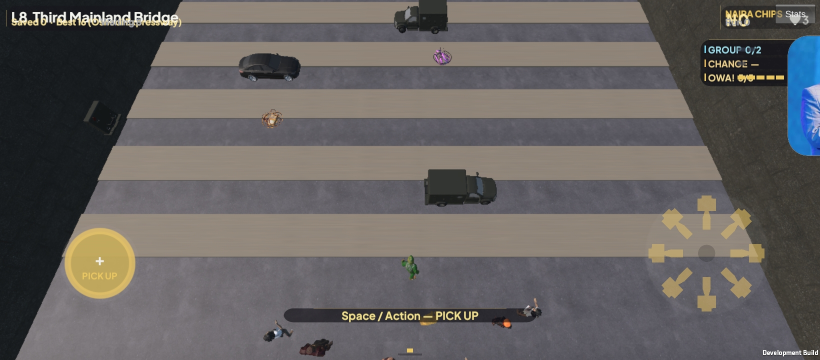
#> input picture reference/levels/L08_phone_landscape.jpg, 1640 x 720 px (shown at 1/2 size)
$ python prep_bg.py
#> lines starting #> are read from the running program, lines starting #| are printed output that depends on the picture
"""Builds mockup backgrounds from REAL in-game captures in reference/levels/.
The old prototype HUD baked into L08_phone_landscape.jpg is removed by inpainting (cv2.INPAINT_TELEA)."""
import cv2, numpy as np, os
R = os.path.join(os.path.dirname(os.path.dirname(os.path.abspath(__file__))))
src = cv2.imread(f"{R}/reference/levels/L08_phone_landscape.jpg")  # 1640x720
#> src is the input picture: shape (720, 1640, 3); mean B, G, R 95.7, 97.3, 100.9
m = np.zeros(src.shape[:2], np.uint8)
for x0,y0,x1,y1 in [(0,0,400,64),(1385,0,1640,232),(1555,0,1640,325),(115,440,288,612),(1288,386,1542,634),(555,608,1080,654),(1510,688,1640,720),(785,690,855,714)]:
    m[y0:y1, x0:x1] = 255
clean = cv2.inpaint(src, m, 9, cv2.INPAINT_TELEA)
cv2.imwrite(f"{R}/assets/bg/l08_clean.png", clean)

TOP = 200  # HUD row (176) + gap: no active lane above this line
def frame(img, W, H, _x0=None, _shift=None):
    """Scale the capture so the whole road fits H-TOP, centre the road (x=820 in the capture),
    extend the dark shoulders sideways (reflect), and fill the top TOP px with the far shoulder
    stretched + darkened (camera-aim proposal: far curb below the HUD row)."""
#> called with W = 1920, H = 1080, _x0 = 180, _shift = 140
    s = (H - TOP) / img.shape[0]
#> s = 1.22
    sc = cv2.resize(img, (round(img.shape[1] * s), H - TOP), interpolation=cv2.INTER_CUBIC)
    off = W // 2 - round(820 * s)
#> off = -42
    left, right = max(0, off), max(0, W - off - sc.shape[1])
#> left = 0; right = 0
    sc = cv2.copyMakeBorder(sc, 0, 0, left, right, cv2.BORDER_REFLECT)
    x = left - off
#> x = 42
    body = sc[:, x:x + W]
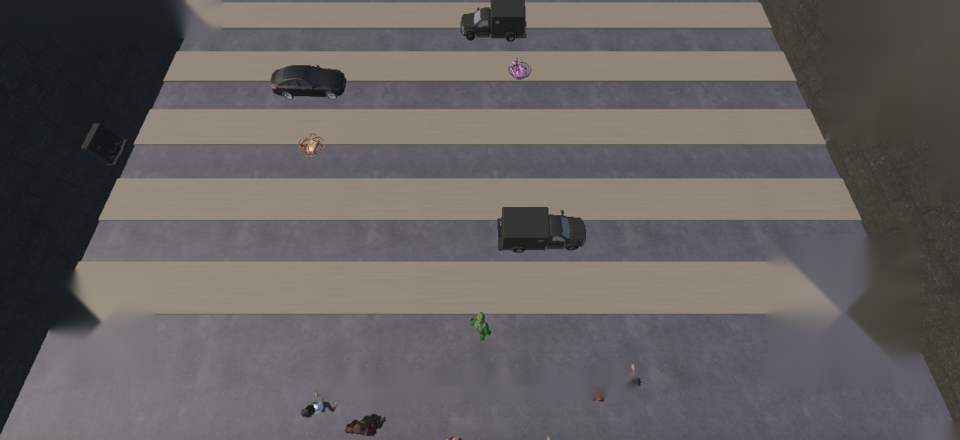
#> body: shape (880, 1920, 3) (shown at 1/2 size); mean B, G, R 95.6, 96.2, 100.3
    row = cv2.blur(body[:4], (241, 1))           # wide horizontal blur: no car/prop smear
    top = cv2.resize(row, (W, TOP), interpolation=cv2.INTER_LINEAR)
    grad = np.linspace(0.18, 0.55, TOP)[:, None, None]
    return np.vstack([(top * grad).astype(np.uint8), body])
hd = frame(clean, 1920, 1080, 180, 140); cv2.imwrite(f"{R}/assets/bg/hud_desktop.png", hd)
hp = frame(clean, 2340, 1080, 20, 140);  cv2.imwrite(f"{R}/assets/bg/hud_phone.png", hp)
#> call 2 of frame, with W = 2340, H = 1080, _x0 = 20, _shift = 140
#> in frame (call 2), `sc = cv2.copyMakeBorder(sc, 0, 0, left, right, cv2.BORDER_REFLECT)`:
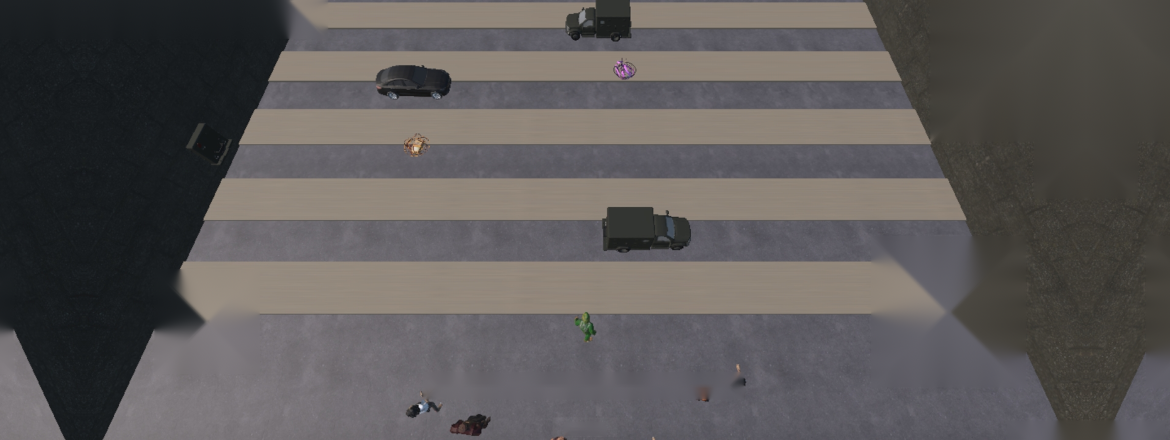
#> sc: shape (880, 2340, 3) (shown at 1/2 size); mean B, G, R 87.6, 88.3, 91.6
#> in frame (call 2), `top = cv2.resize(row, (W, TOP), interpolation=cv2.INTER_LINEAR)`:
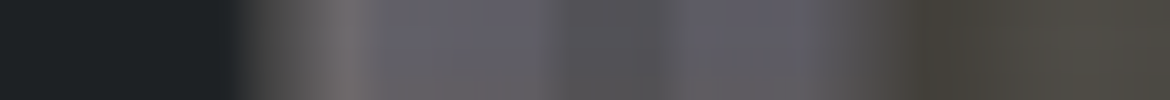
#> top: shape (200, 2340, 3) (shown at 1/2 size); mean of channels 0, 1, 2 74.3, 72.2, 73; drawn as B, G, R
#> in frame (call 2), `return np.vstack([(top * grad).astype(np.uint8), body])`:
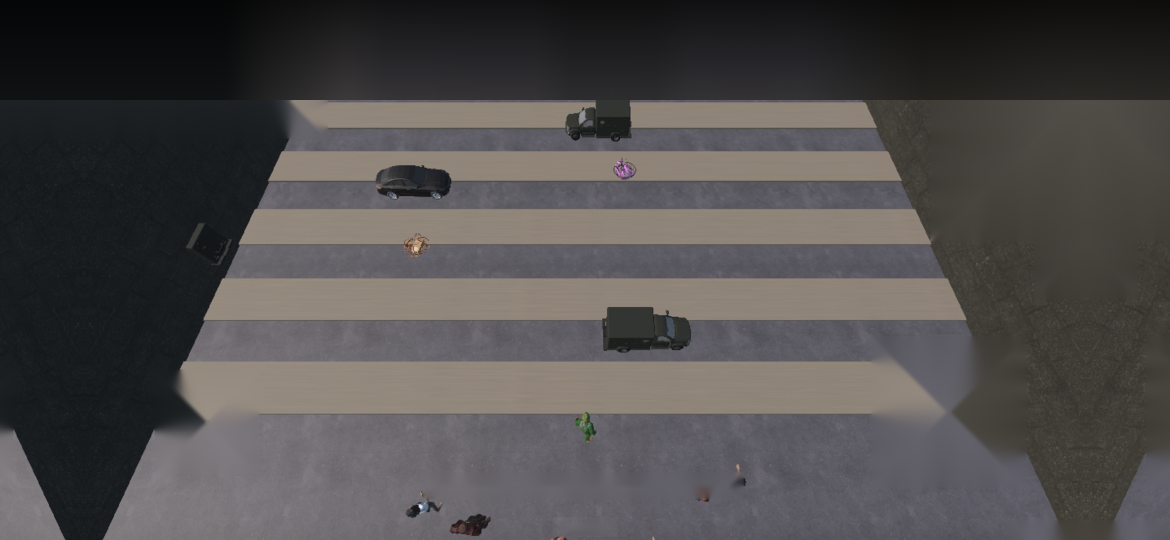
#> returned value: shape (1080, 2340, 3) (shown at 1/2 size); mean of channels 0, 1, 2 76.3, 76.7, 79.5; drawn as B, G, R
for name, W in (("desktop",1920),("phone",2340)):
    base = hd if W == 1920 else hp
    cv2.imwrite(f"{R}/assets/bg/home_{name}.png", cv2.GaussianBlur(base, (0,0), 5))
    cv2.imwrite(f"{R}/assets/bg/gameover_{name}.png", cv2.GaussianBlur(base, (0,0), 16))
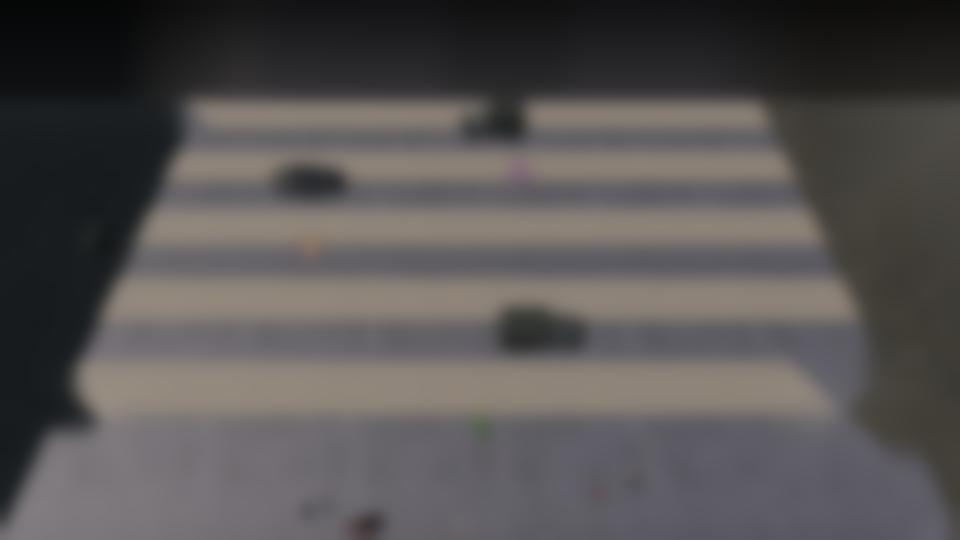
#> saved as gameover_desktop.png: shape (1080, 1920, 3) (shown at 1/2 size); mean B, G, R 83.1, 83.4, 86.9
    goal = cv2.imread(f"{R}/reference/levels/L01c_goal.png")
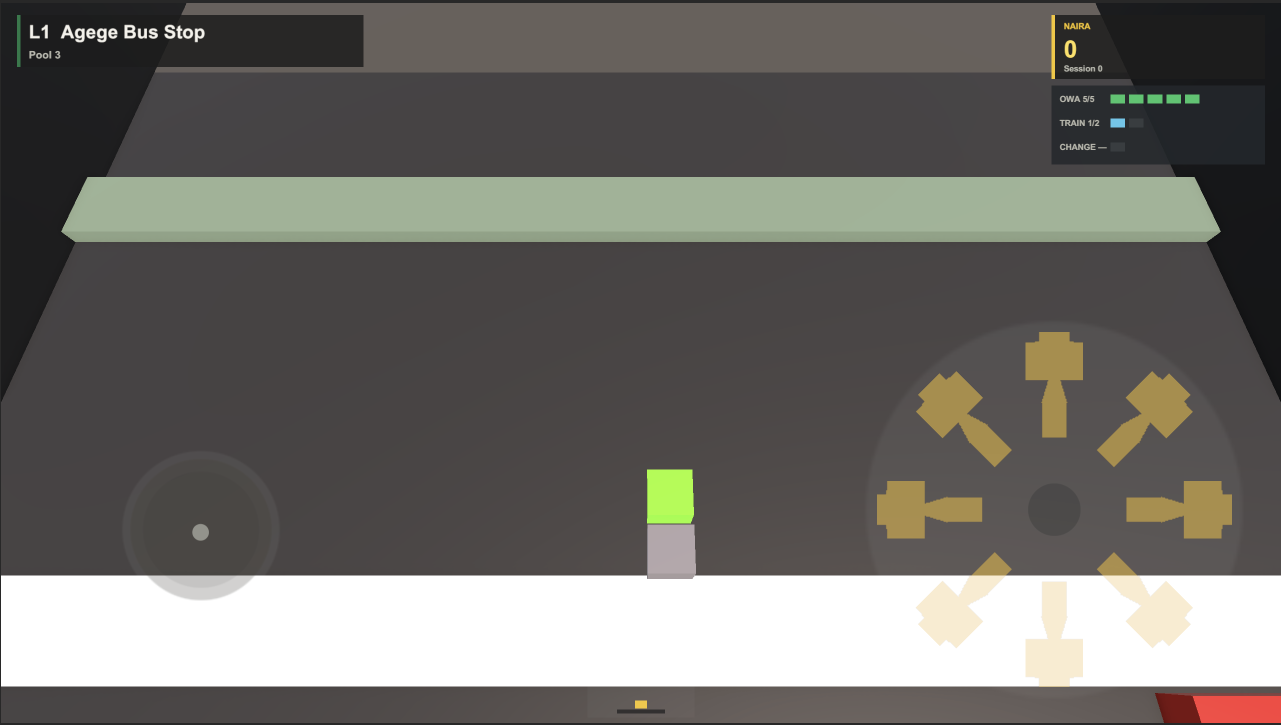
#> input picture reference/levels/L01c_goal.png, 2562 x 1450 px (shown at 1/2 size)
#> goal is the input picture: shape (1450, 2562, 3); mean B, G, R 103.2, 107.7, 109.8
    h, w = goal.shape[:2]; ch = int(w * 1080 / W)
#> after `h, w = goal.shape[:2]`: h = 1450; w = 2562
#> after `ch = int(w * 1080 / W)`: ch = 1441
    g = cv2.resize(goal[max(0,(h-ch)//2):(h+ch)//2] if ch < h else goal, (W, 1080))
    cv2.imwrite(f"{R}/assets/bg/shop_{name}.png", cv2.GaussianBlur(g, (0,0), 14))
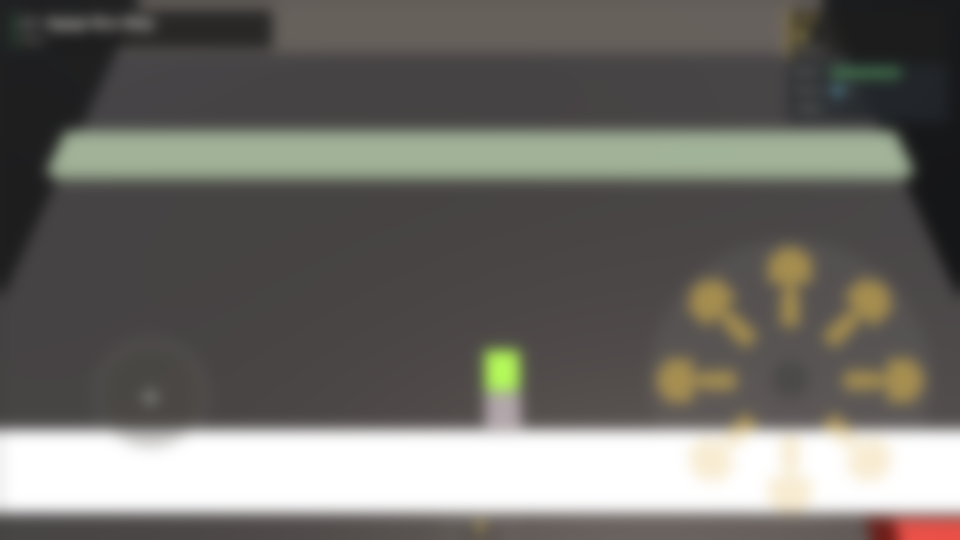
#> saved as shop_desktop.png: shape (1080, 1920, 3) (shown at 1/2 size); mean B, G, R 103.6, 108.1, 110.2
print("ok")
